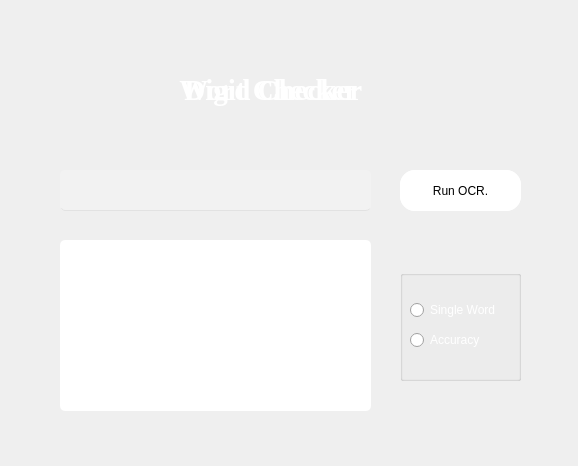
<?xml version="1.0" encoding="UTF-8"?>
<ui version="4.0">
 <class>Group7</class>
 <widget class="QFrame" name="Group7">
  <property name="geometry">
   <rect>
    <x>0</x>
    <y>0</y>
    <width>578</width>
    <height>466</height>
   </rect>
  </property>
  <property name="windowTitle">
   <string>Group-7 Final Year Project</string>
  </property>
  <property name="styleSheet">
   <string notr="true">QFrame {
    
	background-image: url(:/ocr/background.jpg);
}
QComboBox{
background-color:white;
border: none;
border-radius: 4px;
}
QRadioButton
{color:white;
}
QLabel
{color:white;
background:transparent;
}

QPushButton
{background:white;
color:black;
border-radius:15px;
}
QPushButton:hover
{color:#333;
border-radius:15px;
background:#49ebff;
}
QTextEdit
{background:rgb(255, 255, 255);
border-radius:5px;
}
QLineEdit
{background:rgba(255, 255, 255, 50);
border-radius:5px;
border:none;
color: white;
border-bottom:1px solid #e2e2e2;
}
QGroupBox
{color:white;
}
#groupvBox
{border: none;
}</string>
  </property>
  <widget class="QGroupBox" name="groupBox">
   <property name="geometry">
    <rect>
     <x>400</x>
     <y>270</y>
     <width>121</width>
     <height>111</height>
    </rect>
   </property>
   <property name="title">
    <string/>
   </property>
   <widget class="QRadioButton" name="rbtnAccu">
    <property name="geometry">
     <rect>
      <x>10</x>
      <y>60</y>
      <width>131</width>
      <height>20</height>
     </rect>
    </property>
    <property name="font">
     <font>
      <pointsize>9</pointsize>
     </font>
    </property>
    <property name="text">
     <string>Accuracy</string>
    </property>
   </widget>
   <widget class="QRadioButton" name="rbtnSword">
    <property name="geometry">
     <rect>
      <x>10</x>
      <y>30</y>
      <width>111</width>
      <height>20</height>
     </rect>
    </property>
    <property name="font">
     <font>
      <pointsize>9</pointsize>
     </font>
    </property>
    <property name="text">
     <string>Single Word</string>
    </property>
   </widget>
  </widget>
  <widget class="QLabel" name="labelW">
   <property name="geometry">
    <rect>
     <x>70</x>
     <y>60</y>
     <width>431</width>
     <height>61</height>
    </rect>
   </property>
   <property name="font">
    <font>
     <family>Times New Roman</family>
     <pointsize>22</pointsize>
     <weight>75</weight>
     <bold>true</bold>
    </font>
   </property>
   <property name="text">
    <string>Word Checker 📝</string>
   </property>
   <property name="alignment">
    <set>Qt::AlignCenter</set>
   </property>
  </widget>
  <widget class="QPushButton" name="btnSubmit">
   <property name="geometry">
    <rect>
     <x>400</x>
     <y>170</y>
     <width>121</width>
     <height>41</height>
    </rect>
   </property>
   <property name="font">
    <font>
     <pointsize>9</pointsize>
    </font>
   </property>
   <property name="text">
    <string>Run OCR,</string>
   </property>
  </widget>
  <widget class="QLineEdit" name="txtPath">
   <property name="geometry">
    <rect>
     <x>60</x>
     <y>170</y>
     <width>311</width>
     <height>41</height>
    </rect>
   </property>
   <property name="font">
    <font>
     <pointsize>9</pointsize>
    </font>
   </property>
  </widget>
  <widget class="QTextEdit" name="txtResults">
   <property name="geometry">
    <rect>
     <x>60</x>
     <y>240</y>
     <width>311</width>
     <height>171</height>
    </rect>
   </property>
   <property name="font">
    <font>
     <pointsize>12</pointsize>
    </font>
   </property>
   <property name="readOnly">
    <bool>true</bool>
   </property>
  </widget>
  <widget class="QLabel" name="labelD">
   <property name="geometry">
    <rect>
     <x>70</x>
     <y>60</y>
     <width>431</width>
     <height>61</height>
    </rect>
   </property>
   <property name="font">
    <font>
     <family>Times New Roman</family>
     <pointsize>22</pointsize>
     <weight>75</weight>
     <bold>true</bold>
    </font>
   </property>
   <property name="text">
    <string>Digit Checker 🔢</string>
   </property>
   <property name="alignment">
    <set>Qt::AlignCenter</set>
   </property>
  </widget>
  <widget class="QPushButton" name="btnSubmit_2">
   <property name="geometry">
    <rect>
     <x>400</x>
     <y>170</y>
     <width>121</width>
     <height>41</height>
    </rect>
   </property>
   <property name="font">
    <font>
     <pointsize>9</pointsize>
    </font>
   </property>
   <property name="text">
    <string>Run OCR.</string>
   </property>
  </widget>
 </widget>
 <resources>
  <include location="ocr.qrc"/>
 </resources>
 <connections/>
</ui>
